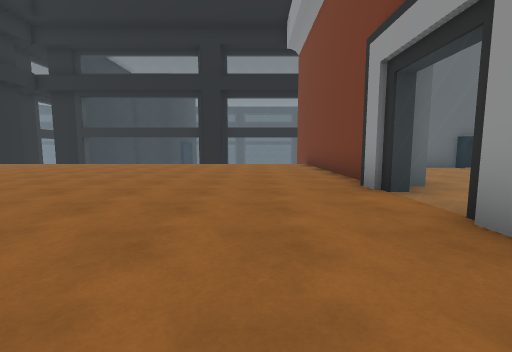
View 1 (above)

16 first-person views from a walk through a Unity game level. The camera is 1.2 m above the floor, tilts 6° down and sees 90° across. The floor is counted in squares, 2 m on a side. Each view is taken from the middle of a square. On the plan, view 1 faces up. The plan holds only what a view shows up to about 9 squares ahead; the rest is blank. The place goes on beyond the plan. The player character is not drawn. Some animated figures are left out.

View 2
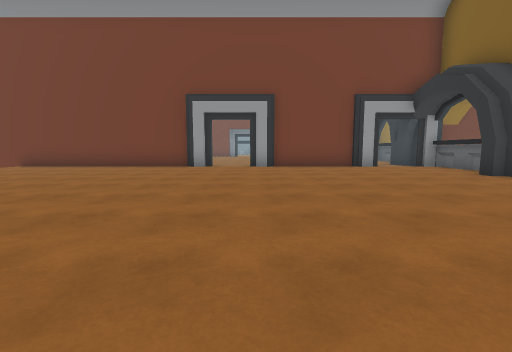

View 3
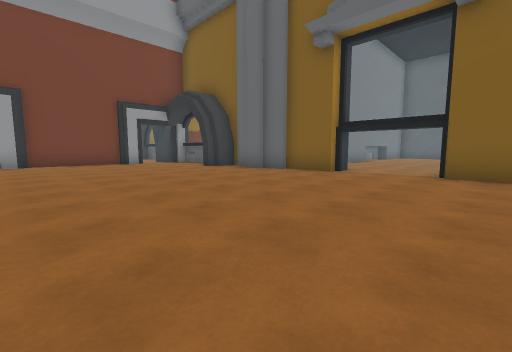

View 4
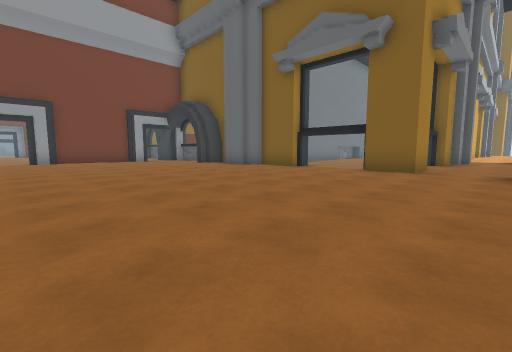

View 5
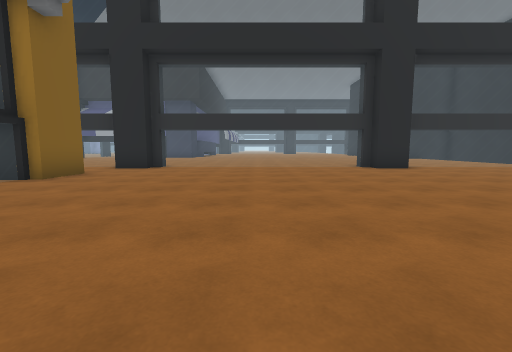

View 6
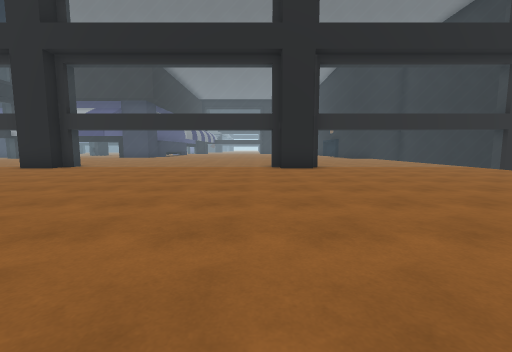

View 7
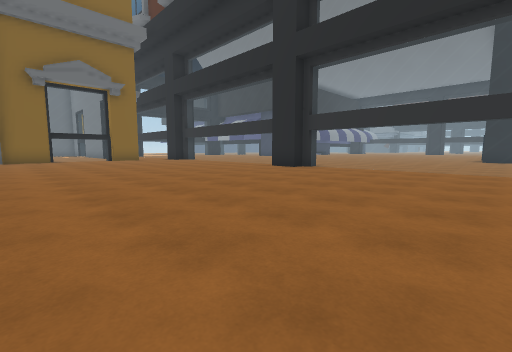

View 8
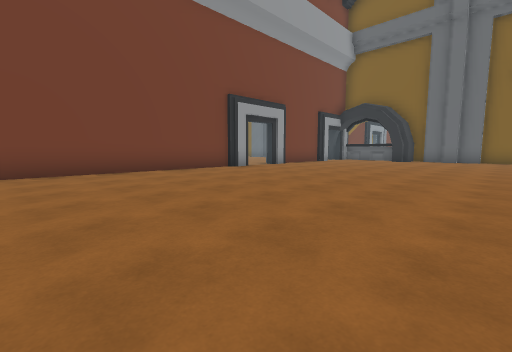

View 9
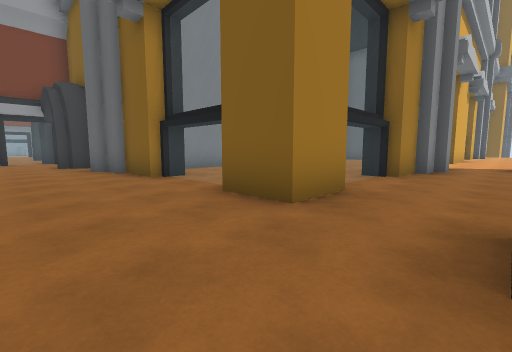

View 10
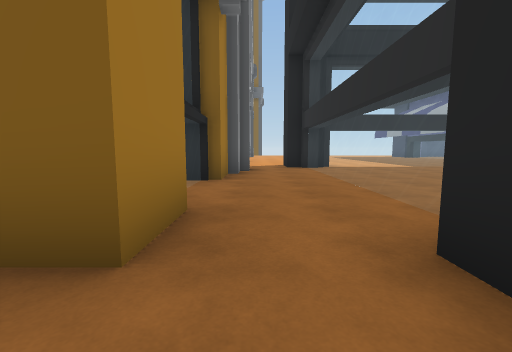

View 11
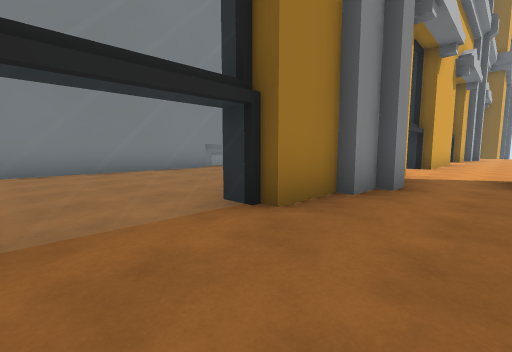

View 12
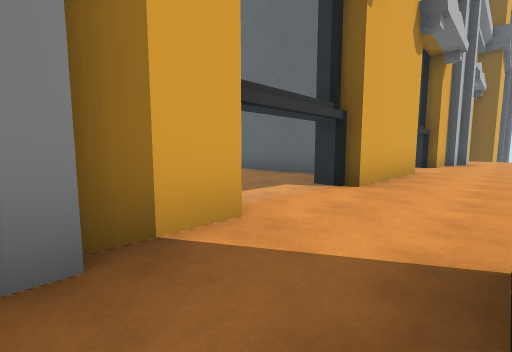

View 13
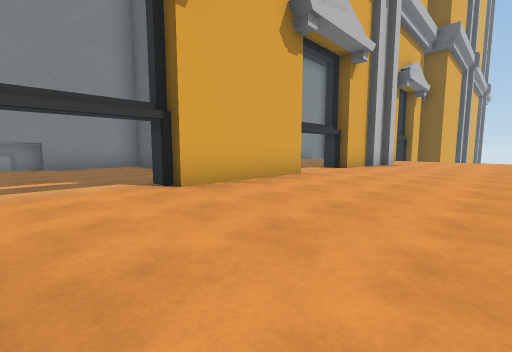

View 14
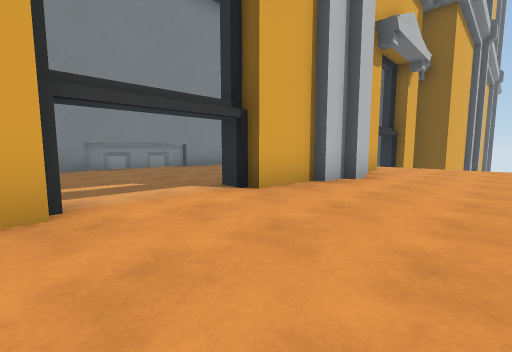

View 15
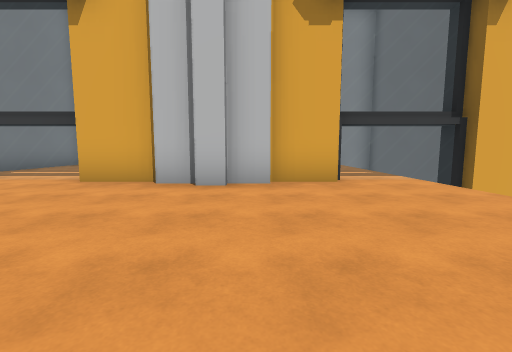

View 16
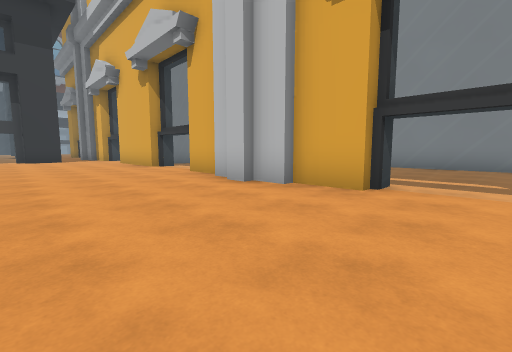

### Floor plan
Key: @ floor where view 1 was taken; # wall or solid block; . floor; = window, fence, low wall or low ledge; v drop or lower ground.
Columns run from 16 left of view 1 to 3 right of it. Each row starts with its distance up from view 1.
 10 vvvv=.............#
  9 ....=.............#
  8  ...=.............#
  7   ..=.............#
  6    .=.............#
  5     ##............#
  4     ##............##
  3     =.............=.
  2     =.............#
  1     =.............#
  0     =...........@.#
 -1     =.............#
 -2     =.............#
 -3     =.............=
 -4     #..##..########
 -5     =..##==##
 -6     =..=....#
 -7    .=..=....#
 -8   ..=..#....#
 -9   ..=..#....#
-10  ...=..#....#
-11 ....=..#   .#
-12 ====#..#    #
-13    ....=....#
-14    ....=....#
-15    ....#....#
-16    ....######
-17    ....#####
-18    ....#...
-19    ....=....#
-20    ....=....#
-21    ....#....#
-22    ....# ...#
-23    ....#  ..#
-24   .....#    #
-25    ....#....#
-26    ....=....#
-27    ....=vvvv#
-28        #

Where each view was taken, in squares from view 1:
view 1: 0 up, 0 right, facing up
view 2: 2 up, 7 left, facing right
view 3: 2 up, 9 left, facing down-right
view 4: 3 up, 11 left, facing down-right
view 5: 0 up, 3 left, facing left
view 6: 3 up, 3 left, facing left
view 7: 10 up, 4 left, facing down-left
view 8: 10 up, 5 left, facing down-right
view 9: 2 down, 11 left, facing down-right
view 10: 3 down, 10 left, facing down
view 11: 6 down, 11 left, facing down-right
view 12: 11 down, 11 left, facing down-right
view 13: 13 down, 13 left, facing down-right
view 14: 18 down, 12 left, facing down-right
view 15: 24 down, 14 left, facing right
view 16: 27 down, 13 left, facing up-right
